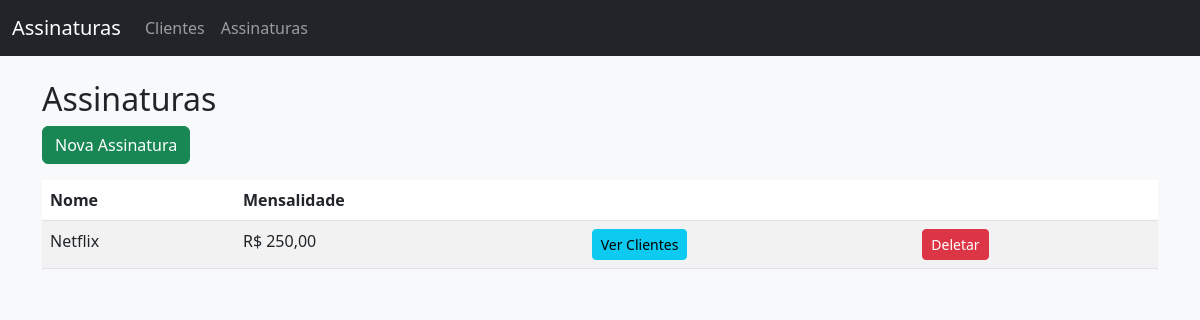
/assinaturas/, run on an earlier commit of the app's database.
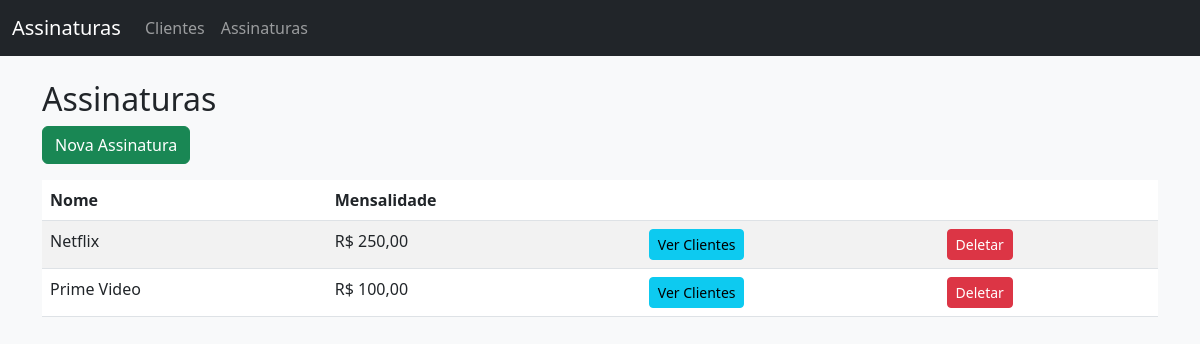
And on a later commit of the database.
### assinaturas/models.py (models this page shows, shortened)
class Assinatura(models.Model):
    nome = models.CharField(max_length=100)
    mensalidade = models.DecimalField(max_digits=6, decimal_places=2)
    clientes = models.ManyToManyField(Cliente)
    class Meta:
        verbose_name = "Assinatura"
        verbose_name_plural = "Assinaturas"

### assinaturas/views.py (the view)
# urls.py: path('', views.lista_assinaturas, name='lista_assinaturas'),
def lista_assinaturas(request):
    assinaturas = Assinatura.objects.all()
    return render(request, 'assinaturas/lista_assinaturas.html', {'assinaturas': assinaturas})

### assinaturas/templates/assinaturas/lista_assinaturas.html (shortened to what this page needs)
{% extends 'base.html' %}
{% block content %}
<h2>Assinaturas</h2>
<a href="/assinaturas/nova/" class="btn btn-success mb-3">Nova Assinatura</a>
<table class="table table-striped">
    <thead>
        <tr>
            <th>Nome</th>
            <th>Mensalidade</th>
            <th></th>
            <th></th>
        </tr>
    </thead>
    <tbody>
        {% for assinatura in assinaturas %}
        <tr>
            <td>{{ assinatura.nome }}</td>
            <td>R$ {{ assinatura.mensalidade }}</td>
            <td><a href="/assinaturas/{{ assinatura.id }}/clientes/" class="btn btn-info btn-sm">Ver Clientes</a></td>
            <td>
                <form method="post" action="/assinaturas/{{ assinatura.id }}/deletar/" style="display:inline;">
                    <button type="submit" class="btn btn-danger btn-sm"
                        onclick="return confirm('Tem certeza que deseja deletar esta assinatura?');">Deletar</button>
                </form>
            </td>
        </tr>
        {% empty %}
        <tr>
            <td colspan="4">Nenhuma assinatura encontrada.</td>
        </tr>
        {% endfor %}
    </tbody>
</table>
{% endblock %}

What changed in the data, as far as the page shows it:
added Assinatura: nome "Prime Video", mensalidade "100,00"
